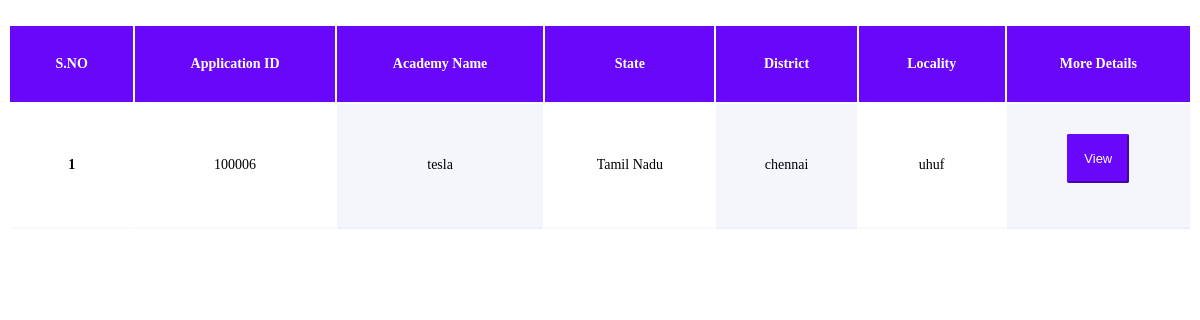
Page /admin/project_completed.php on the committed database.
### tables this page shows
CREATE TABLE `application_details` (
  `KID` int(100) NOT NULL,
  `id` int(100) NOT NULL,
  `orgname` varchar(100) NOT NULL,
  `doornum` varchar(10) NOT NULL,
  `streetname` varchar(100) NOT NULL,
  `locality` varchar(50) NOT NULL,
  `district` varchar(50) NOT NULL,
  `pincode` varchar(10) NOT NULL,
  `state` varchar(25) NOT NULL,
  `phnum` varchar(20) NOT NULL,
  `faxnum` varchar(100) NOT NULL,
  `email` varchar(100) NOT NULL,
  `projectname` varchar(100) NOT NULL,
  `deadline` date NOT NULL,
  `air_name` varchar(100) NOT NULL,
  `air_location` varchar(100) NOT NULL,
  `air_distance` varchar(10) NOT NULL,
  `air_dist_km` varchar(10) NOT NULL,
  `rail_name` varchar(100) NOT NULL,
  `rail_location` varchar(100) NOT NULL,
  `rail_distance` varchar(10) NOT NULL,
  `rail_dist_km` varchar(10) NOT NULL,
  `bus_name` varchar(100) NOT NULL,
  `bus_location` varchar(100) NOT NULL,
  `bus_distance` varchar(10) NOT NULL,
  `bus_dist_km` varchar(10) NOT NULL,
  `landowner` varchar(100) NOT NULL,
  `ready` varchar(100) NOT NULL,
  `utilities1` varchar(10) NOT NULL,
  `utilities2` varchar(10) NOT NULL,
  `utilities3` varchar(10) NOT NULL,
  `estimation` varchar(100) NOT NULL,
  `evidence` varchar(100) NOT NULL,
  `quotation` varchar(100) NOT NULL,
  `schematic_plan` varchar(100) NOT NULL,
  `centre_share` varchar(1000) NOT NULL,
  `scope` varchar(1000) NOT NULL,
  `plan` varchar(1000) NOT NULL,
  `methods` varchar(1000) NOT NULL,
  `facility` varchar(1000) NOT NULL,
  `oppurtinity` varchar(1000) NOT NULL,
  `no_of_centre` varchar(10) NOT NULL,
  `availability` varchar(1000) NOT NULL,
  `no_of_players` varchar(100) NOT NULL,
  `user_base` varchar(1000) NOT NULL,
  `need` varchar(1000) NOT NULL,
  `situation_disaster` varchar(1000) NOT NULL,
  `participation` varchar(1000) NOT NULL,
  `boost` varchar(1000) NOT NULL,
  `benefits` varchar(1000) NOT NULL,
  `gender_equality` varchar(1000) NOT NULL,
  `sports_category` varchar(100) NOT NULL,
  `acknowledgement` varchar(100) NOT NULL,
  `status` int(10) NOT NULL
);

### security/decryption.php (called while the page is built, shortened)
<?php
    function decryption($input){
        $encrypted=$input;
        $a="ABCDEFGHIJKLMNOPQRSTUVWXYZabcdefghijklmnopqrstuvwxyz1234567890!@#$%^&*()_-+={}[]:;<'>,.?/| ";
        $y=0;
        $decrypted="";
        $z="";
        for($i=0;$i<strlen($a);$i++){
            if(substr($encrypted,0,1)==substr($a,$i,1)){
                $y=$i;
            }
        }
        for($i=$y;$i<91;$i++){
            $z=$z.substr($a,$i,1);
        }
        for($j=0;$j<$y;$j++){
            $z=$z.substr($a,$j,1);
        }
        for($j=1;$j<strlen($encrypted);$j++){
            for($k=0;$k<strlen($z);$k++){
                if(substr($encrypted,$j,1)==substr($z,$k,1)){
                    $decrypted=$decrypted.substr($a,$k,1);
                }
            }
        }
        return $decrypted;
    }
?>

### admin/project_completed.php (the view, shortened to what this page needs)
<div class="container">
            <div class="row">
				<div class="table-wrap">
                        <table class="table">
                            <thead class="thead-primary">
                                <tr>
                                    <th>S.NO</th>
                                    <th>Application ID</th>
                                    <th>Academy Name</th>
                                    <th>State</th>
                                    <th>District</th>
                                    <th>Locality</th>
                                    <th>More Details</th>
                                </tr>
                            </thead>
                                <?php
                                include '../security/decryption.php';
                                $servername = "localhost";
                                $username = "root";
                                $password = "";
                                $dbname = "kheloindia";
                                $conn = new mysqli($servername, $username, $password, $dbname);
                                $sql = "SELECT * FROM application_details where status='5';";
                                $result = $conn->query($sql);
                                $count=1;
                                if ($result->num_rows > 0) {
                                    while($row = $result->fetch_assoc()) {
                                        echo "
                                        <tbody>
                                            <tr>
                                                <th>".$count."</th>
                                                <td>".$row['id']."</td>
                                                <td>".decryption($row['orgname'])."</td>
                                                <td>".$row['state']."</td>
                                                <td>".$row['district']."</td>
                                                <td>".$row['locality']."</td>
                                                <td>
                                                    <form id='cap-form' action='view_user.php' method='post' name='form' enctype='multipart/form-data'>
                                                        <input type='text' name='id' value='".$row['id']."' hidden>
                                                        <input class='btn btn-primary' type='submit' value='View' name='submit' />
                                                    </form>
                                                </td>
                                            </tr>
                                        </tbody>
                                        ";
                                        $count+=1;
                                    }
                                }
                                ?>
                        </table>
                    </div>
            </div>
        </div>

### admin/project_completed.php (style rules this page uses)
.table-wrap { overflow-x: scroll }
.table { min-width: 1000px !important; width: 100%; background: #fff; -webkit-box-shadow: 0 5px 12px -12px rgba(0, 0, 0, .29); -moz-box-shadow: 0 5px 12px -12px rgba(0, 0, 0, .29); box-shadow: 0 5px 12px -12px rgba(0, 0, 0, .29); text-align: center; }
.table thead.thead-primary { background: #6807f9 }
.table thead th { border: none; padding: 30px; font-size: 14px; color: #fff }
.table tbody tr { margin-bottom: 10px }
.table tbody th, .table tbody td { border: none; padding: 30px; font-size: 14px; background: #fff; vertical-align: middle; border-bottom: 2px solid #f8f9fd }
@media (min-width:768px) { .table tbody td:nth-child(odd) { background: #f4f6fc; border-bottom: 2px solid #eceffa } }
.btn { padding: 15px; cursor: pointer; border-width: 2px; border-radius: 2px; -webkit-box-shadow: none !important; box-shadow: none !important; font-size: 13px; font-weight: 500; -webkit-box-shadow: 0 10px 20px -6px rgba(0, 0, 0, .12); -moz-box-shadow: 0 10px 20px -6px rgba(0, 0, 0, .12); box-shadow: 0 10px 20px -6px rgba(0, 0, 0, .12) }
.btn.btn-primary { background: #6807f9; border-color: #6807f9; color: #fff }
.row { margin-top:2%; }

### rows in the picture
application_details: id "100006", orgname "tesla", state "Tamil Nadu", district "chennai", locality "uhuf"
